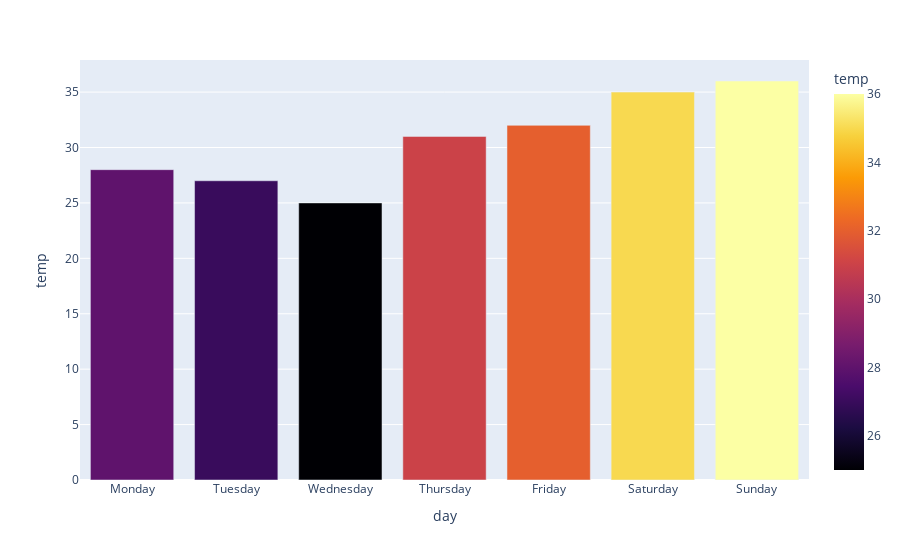

Write notebook code for a chart like this one.
### Code cell
# Using built-in color scales

fig = px.bar(data_frame=weekly_temps,
             x='day',
             y='temp',
             color='temp',
             color_continuous_scale='inferno')
fig.show()

### Figure 1 — Plotly figure (JSON) as saved in the notebook; plotly's stock layout.template omitted (floating-point values rounded to 4 significant figures)
{"data": [{"alignmentgroup": "True", "hovertemplate": "day=%{x}<br>temp=%{marker.color}<extra></extra>", "legendgroup": "", "marker": {"color": [28, 27, 25, 31, 32, 35, 36], "coloraxis": "coloraxis", "pattern": {"shape": ""}}, "name": "", "offsetgroup": "", "orientation": "v", "showlegend": false, "textposition": "auto", "type": "bar", "x": ["Monday", "Tuesday", "Wednesday", "Thursday", "Friday", "Saturday", "Sunday"], "xaxis": "x", "y": [28, 27, 25, 31, 32, 35, 36], "yaxis": "y"}], "layout": {"barmode": "relative", "coloraxis": {"colorbar": {"title": {"text": "temp"}}, "colorscale": [[0, "#000004"], [0.1111, "#1b0c41"], [0.2222, "#4a0c6b"], [0.3333, "#781c6d"], [0.4444, "#a52c60"], [0.5556, "#cf4446"], [0.6667, "#ed6925"], [0.7778, "#fb9b06"], [0.8889, "#f7d13d"], [1, "#fcffa4"]]}, "legend": {"tracegroupgap": 0}, "margin": {"t": 60}, "xaxis": {"anchor": "y", "domain": [0, 1], "title": {"text": "day"}}, "yaxis": {"anchor": "x", "domain": [0, 1], "title": {"text": "temp"}}}}
